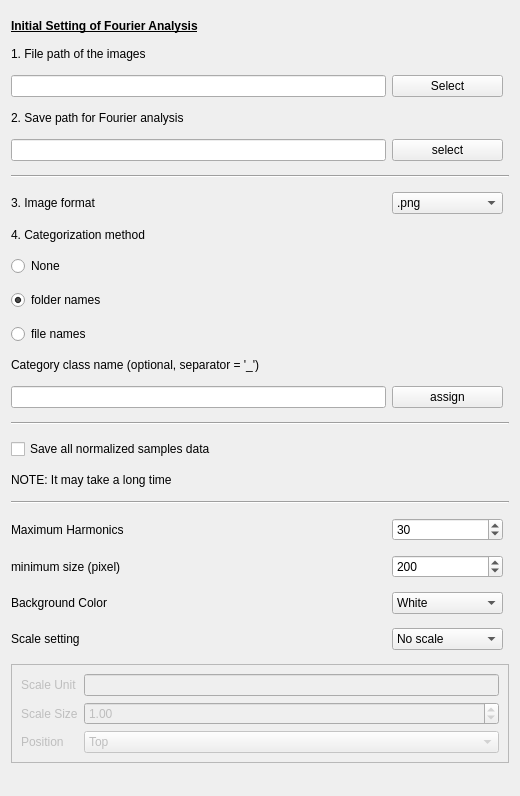
          <widget class="QWidget" name="scrollAreaWidgetContents_2">
           <property name="geometry">
            <rect>
             <x>0</x>
             <y>-55</y>
             <width>520</width>
             <height>796</height>
            </rect>
           </property>
           <layout class="QGridLayout" name="gridLayout_2">
            <item row="26" column="0" colspan="3">
             <widget class="QLabel" name="label_31">
              <property name="sizePolicy">
               <sizepolicy hsizetype="Preferred" vsizetype="Fixed">
                <horstretch>0</horstretch>
                <verstretch>0</verstretch>
               </sizepolicy>
              </property>
              <property name="text">
               <string>NOTE: It may take a long time</string>
              </property>
             </widget>
            </item>
            <item row="2" column="0">
             <widget class="QLineEdit" name="line_folda">
              <property name="readOnly">
               <bool>false</bool>
              </property>
             </widget>
            </item>
            <item row="6" column="1">
             <widget class="QComboBox" name="cmb_format">
              <item>
               <property name="text">
                <string>.png</string>
               </property>
              </item>
              <item>
               <property name="text">
                <string>.BMP</string>
               </property>
              </item>
              <item>
               <property name="text">
                <string>.jpeg</string>
               </property>
              </item>
              <item>
               <property name="text">
                <string>.jpg</string>
               </property>
              </item>
             </widget>
            </item>
            <item row="33" column="1">
             <widget class="QComboBox" name="cmb_scaleType">
              <item>
               <property name="text">
                <string>No scale</string>
               </property>
              </item>
              <item>
               <property name="text">
                <string>2-D (Area)</string>
               </property>
              </item>
              <item>
               <property name="text">
                <string>1-D (X-Length)</string>
               </property>
              </item>
              <item>
               <property name="text">
                <string>1-D (Y-Length)</string>
               </property>
              </item>
             </widget>
            </item>
            <item row="6" column="0">
             <widget class="QLabel" name="label">
              <property name="text">
               <string>3. Image format</string>
              </property>
             </widget>
            </item>
            <item row="2" column="1">
             <widget class="QPushButton" name="button_folda">
              <property name="text">
               <string>Select</string>
              </property>
             </widget>
            </item>
            <item row="31" column="1">
             <widget class="QSpinBox" name="spb_mpxa">
              <property name="minimum">
               <number>100</number>
              </property>
              <property name="maximum">
               <number>499999</number>
              </property>
              <property name="value">
               <number>200</number>
              </property>
             </widget>
            </item>
            <item row="14" column="0" colspan="3">
             <widget class="Line" name="line_2">
              <property name="orientation">
               <enum>Qt::Horizontal</enum>
              </property>
             </widget>
            </item>
            <item row="32" column="1">
             <widget class="QComboBox" name="cmb_sampleType">
              <item>
               <property name="text">
                <string>White</string>
               </property>
              </item>
              <item>
               <property name="text">
                <string>Black</string>
               </property>
              </item>
             </widget>
            </item>
            <item row="34" column="0" colspan="3">
             <widget class="QFrame" name="scale_menu">
              <property name="enabled">
               <bool>false</bool>
              </property>
              <property name="sizePolicy">
               <sizepolicy hsizetype="Preferred" vsizetype="Fixed">
                <horstretch>0</horstretch>
                <verstretch>0</verstretch>
               </sizepolicy>
              </property>
              <property name="frameShape">
               <enum>QFrame::StyledPanel</enum>
              </property>
              <property name="frameShadow">
               <enum>QFrame::Raised</enum>
              </property>
              <layout class="QGridLayout" name="gridLayout_3">
               <item row="0" column="0">
                <widget class="QLabel" name="label_9">
                 <property name="text">
                  <string>Scale Unit</string>
                 </property>
                </widget>
               </item>
               <item row="1" column="0">
                <widget class="QLabel" name="label_8">
                 <property name="text">
                  <string>Scale Size</string>
                 </property>
                </widget>
               </item>
               <item row="0" column="1">
                <widget class="QLineEdit" name="textBox_scaleU"/>
               </item>
               <item row="1" column="1">
                <widget class="QDoubleSpinBox" name="spb_scaleSize">
                 <property name="maximum">
                  <double>99999.000000000000000</double>
                 </property>
                 <property name="singleStep">
                  <double>0.100000000000000</double>
                 </property>
                 <property name="value">
                  <double>1.000000000000000</double>
                 </property>
                </widget>
               </item>
               <item row="2" column="0">
                <widget class="QLabel" name="label_10">
                 <property name="text">
                  <string>Position</string>
                 </property>
                </widget>
               </item>
               <item row="2" column="1">
                <widget class="QComboBox" name="cmb_scalePos">
                 <item>
                  <property name="text">
                   <string>Top</string>
                  </property>
                 </item>
                 <item>
                  <property name="text">
                   <string>Bottom</string>
                  </property>
                 </item>
                 <item>
                  <property name="text">
                   <string>Right</string>
                  </property>
                 </item>
                 <item>
                  <property name="text">
                   <string>Left</string>
                  </property>
                 </item>
                </widget>
               </item>
              </layout>
             </widget>
            </item>
            <item row="28" column="0">
             <widget class="QLabel" name="label_4">
              <property name="layoutDirection">
               <enum>Qt::LeftToRight</enum>
              </property>
              <property name="text">
               <string>Maximum Harmonics</string>
              </property>
             </widget>
            </item>
            <item row="32" column="0">
             <widget class="QLabel" name="label_6">
              <property name="text">
               <string>Background Color</string>
              </property>
             </widget>
            </item>
            <item row="33" column="0">
             <widget class="QLabel" name="label_7">
              <property name="text">
               <string>Scale setting</string>
              </property>
             </widget>
            </item>
            <item row="5" column="0" colspan="3">
             <widget class="Line" name="line">
              <property name="orientation">
               <enum>Qt::Horizontal</enum>
              </property>
             </widget>
            </item>
            <item row="27" column="0" colspan="3">
             <widget class="Line" name="line_3">
              <property name="orientation">
               <enum>Qt::Horizontal</enum>
              </property>
             </widget>
            </item>
            <item row="1" column="0">
             <widget class="QLabel" name="label_folda">
              <property name="sizePolicy">
               <sizepolicy hsizetype="Preferred" vsizetype="Fixed">
                <horstretch>0</horstretch>
                <verstretch>0</verstretch>
               </sizepolicy>
              </property>
              <property name="text">
               <string>1. File path of the images</string>
              </property>
             </widget>
            </item>
            <item row="25" column="0" colspan="3">
             <widget class="QCheckBox" name="cb_saveAll">
              <property name="text">
               <string>Save all normalized samples data</string>
              </property>
             </widget>
            </item>
            <item row="12" column="0">
             <widget class="QLabel" name="label_17">
              <property name="sizePolicy">
               <sizepolicy hsizetype="Preferred" vsizetype="Fixed">
                <horstretch>0</horstretch>
                <verstretch>0</verstretch>
               </sizepolicy>
              </property>
              <property name="text">
               <string>Category class name (optional, separator = '_')</string>
              </property>
             </widget>
            </item>
            <item row="3" column="0">
             <widget class="QLabel" name="label_save">
              <property name="sizePolicy">
               <sizepolicy hsizetype="Preferred" vsizetype="Fixed">
                <horstretch>0</horstretch>
                <verstretch>0</verstretch>
               </sizepolicy>
              </property>
              <property name="text">
               <string>2. Save path for Fourier analysis</string>
              </property>
             </widget>
            </item>
            <item row="31" column="0">
             <widget class="QLabel" name="label_5">
              <property name="layoutDirection">
               <enum>Qt::LeftToRight</enum>
              </property>
              <property name="text">
               <string>minimum size (pixel)</string>
              </property>
             </widget>
            </item>
            <item row="0" column="0" colspan="3">
             <widget class="QLabel" name="label_3">
              <property name="sizePolicy">
               <sizepolicy hsizetype="Preferred" vsizetype="Fixed">
                <horstretch>0</horstretch>
                <verstretch>0</verstretch>
               </sizepolicy>
              </property>
              <property name="font">
               <font>
                <weight>75</weight>
                <bold>true</bold>
                <underline>true</underline>
               </font>
              </property>
              <property name="text">
               <string>Initial Setting of Fourier Analysis</string>
              </property>
             </widget>
            </item>
            <item row="4" column="0">
             <widget class="QLineEdit" name="line_save">
              <property name="readOnly">
               <bool>false</bool>
              </property>
             </widget>
            </item>
            <item row="4" column="1">
             <widget class="QPushButton" name="button_save">
              <property name="text">
               <string>select</string>
              </property>
             </widget>
            </item>
            <item row="28" column="1">
             <widget class="QSpinBox" name="spb_N">
              <property name="minimum">
               <number>3</number>
              </property>
              <property name="maximum">
               <number>200</number>
              </property>
              <property name="value">
               <number>30</number>
              </property>
             </widget>
            </item>
            <item row="13" column="0">
             <widget class="QLineEdit" name="line_header"/>
            </item>
            <item row="13" column="1">
             <widget class="QPushButton" name="button_header">
              <property name="text">
               <string>assign</string>
              </property>
             </widget>
            </item>
            <item row="11" column="0">
             <widget class="QRadioButton" name="rb_filename">
              <property name="text">
               <string>file names</string>
              </property>
             </widget>
            </item>
            <item row="9" column="0">
             <widget class="QRadioButton" name="rb_none">
              <property name="text">
               <string>None</string>
              </property>
              <property name="checked">
               <bool>false</bool>
              </property>
             </widget>
            </item>
            <item row="10" column="0">
             <widget class="QRadioButton" name="rb_subfolda">
              <property name="text">
               <string>folder names</string>
              </property>
              <property name="checked">
               <bool>true</bool>
              </property>
             </widget>
            </item>
            <item row="8" column="0">
             <widget class="QLabel" name="label_32">
              <property name="sizePolicy">
               <sizepolicy hsizetype="Preferred" vsizetype="Fixed">
                <horstretch>0</horstretch>
                <verstretch>0</verstretch>
               </sizepolicy>
              </property>
              <property name="text">
               <string>4. Categorization method </string>
              </property>
             </widget>
            </item>
           </layout>
          </widget>
